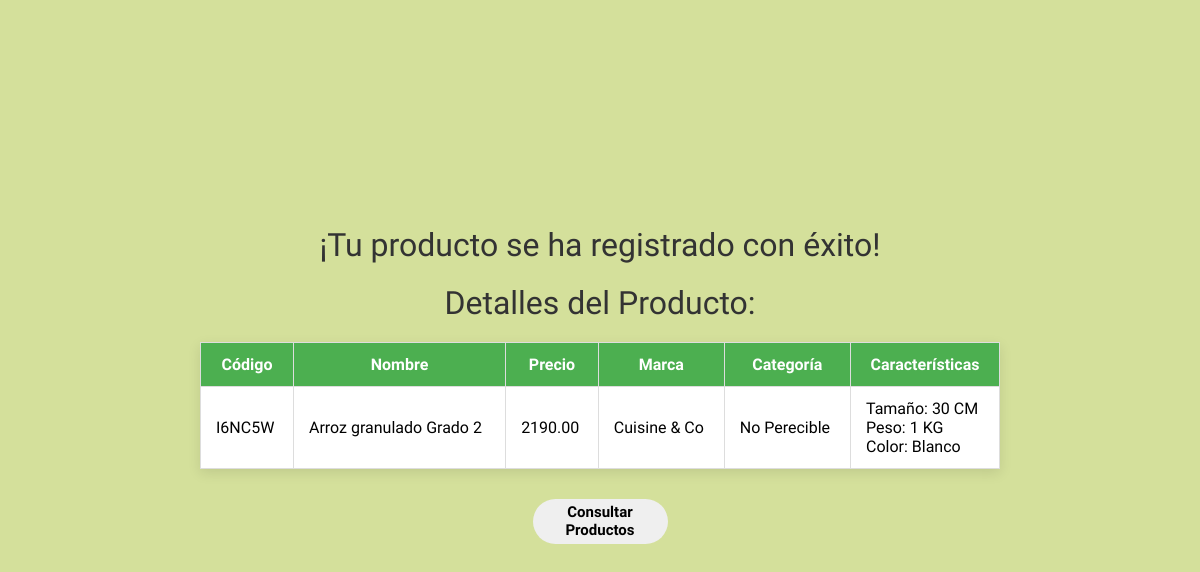
The page /resultado/11/ on the database its author committed.
### productos/models.py (models this page shows, shortened)
class Producto(models.Model):
    codigo = models.CharField(max_length=10, unique=True)
    nombre = models.CharField(max_length=100)
    precio = models.DecimalField(max_digits=10, decimal_places=2)
    marca = models.ForeignKey(Marca, on_delete=models.CASCADE)
    categoria = models.ForeignKey(Categoria, on_delete=models.SET_NULL, null=True, blank=True)

class Marca(models.Model):
    nombre = models.CharField(max_length=100)

class Categoria(models.Model):
    nombre = models.CharField(max_length=100)

class Caracteristica(models.Model):
    producto = models.ForeignKey(Producto, related_name="caracteristicas", on_delete=models.CASCADE)
    nombre = models.CharField(max_length=100)
    valor = models.CharField(max_length=100)

### productos/views.py (the view)
# urls.py: path('resultado/<int:producto_id>/', views.resultado_producto, name='resultado_producto'),
def resultado_producto(request, producto_id):
    producto = get_object_or_404(Producto, id=producto_id)
    return render(request, 'resultado.html', {'producto': producto})

### productos/templates/resultado.html (shortened to what this page needs)
{% load static %}
<!DOCTYPE html>
<html lang="es">
<head>
    <link rel="stylesheet" href="{% static 'css/style_resultado.css' %}">
</head>
<body>
    <h1>¡Tu producto se ha registrado con éxito!</h1>
    <h1>Detalles del Producto:</h1>
    <table border="1">
        <thead>
            <tr>
                <th>Código</th>
                <th>Nombre</th>
                <th>Precio</th>
                <th>Marca</th>
                <th>Categoría</th>
                <th>Características</th>
            </tr>
        </thead>
        <tbody>
            <tr>
                <td>{{ producto.codigo }}</td>
                <td>{{ producto.nombre }}</td>
                <td>{{ producto.precio }}</td>
                <td>{{ producto.marca.nombre }}</td>
                <td>
                    {% if producto.categoria %}
                        {{ producto.categoria.nombre }}
                    {% else %}
                        Sin categoría
                    {% endif %}
                </td>
                <td>
                    {% if producto.caracteristicas.exists %}
                        {% for caracteristica in producto.caracteristicas.all %}
                            <p>{{ caracteristica.nombre }}: {{ caracteristica.valor }}</p>
                        {% endfor %}
                    {% else %}
                        No hay características registradas.
                    {% endif %}
                </td>
            </tr>
        </tbody>
    </table>
    <button onclick="window.location.href='{% url 'consultar_productos' %}'">Consultar Productos</button>
</body>
</html>

### static/css/style_resultado.css (style rules this page uses)
* { box-sizing: border-box; margin: 0; padding: 0; }
body { background: #D4E09B; height: 100vh; display: flex; justify-content: center; align-items: center; flex-direction: column; }
h1 { font-family: "Quicksand", sans-serif; font-optical-sizing: auto; font-weight: 400; font-style: normal; text-align: center; margin-bottom: 20px; color: #333; }
table { border-collapse: collapse; width: 80%; max-width: 800px; background-color: white; box-shadow: 0px 4px 12px rgba(0, 0, 0, 0.1); margin: 0 auto; }
th, td { font-family: "Quicksand", sans-serif; font-optical-sizing: auto; font-weight: 400; font-style: normal; padding: 12px 15px; text-align: left; border: 1px solid #ddd; }
th { font-family: "Quicksand", sans-serif; font-optical-sizing: auto; font-weight: 400; font-style: normal; background-color: #4CAF50; color: white; font-weight: bold; text-align: center; }
button { width: 9em; height: 3em; margin: 30px; display: grid; padding: 4px; border-radius: 30em; font-size: 15px; font-family: inherit; border: none; position: relative; overflow: hidden; z-index: 1; cursor: pointer; font-family: "Quicksand", sans-serif; font-optical-sizing: auto; font-weight: 600; font-style: normal; color: #000000; }
button::before { content: ''; width: 0; height: 3em; border-radius: 30em; position: absolute; top: 0; left: 0; background-image: linear-gradient(to right, #0fd850 0%, #f9f047 100%); transition: .5s ease; display: block; z-index: -1; }

### rows shown on the page
Producto: codigo "I6NC5W", nombre "Arroz granulado Grado 2", precio "2190.00", marca.nombre "Cuisine & Co", categoria.nombre "No Perecible"
Caracteristica: nombre "Tamaño", valor "30 CM"
Caracteristica: nombre "Peso", valor "1 KG"
Caracteristica: nombre "Color", valor "Blanco"
